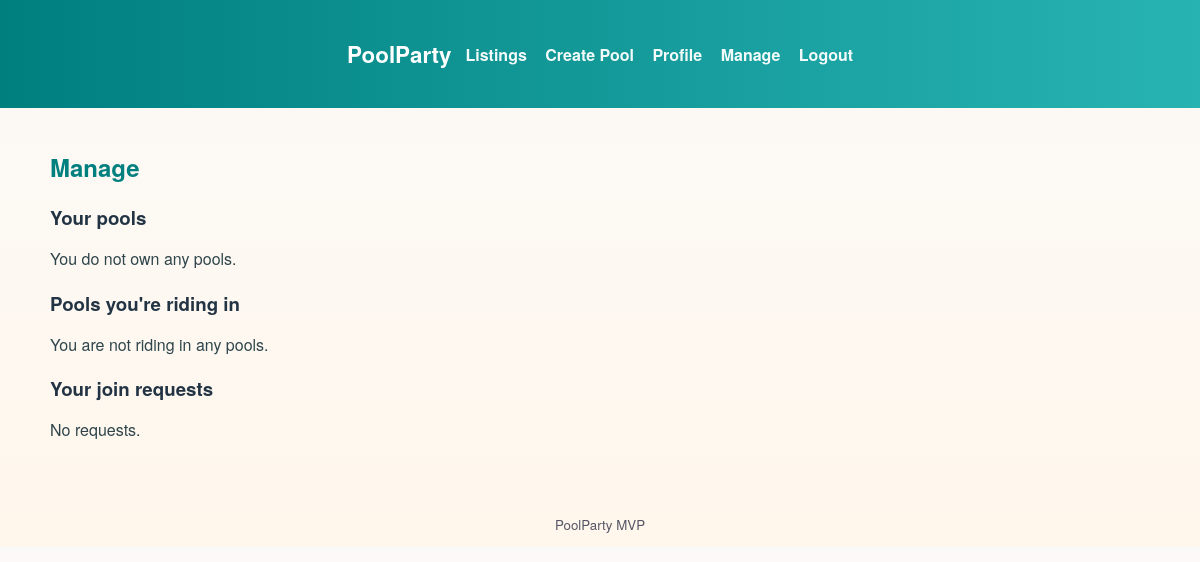
The app's page /manage (signed in), older data.
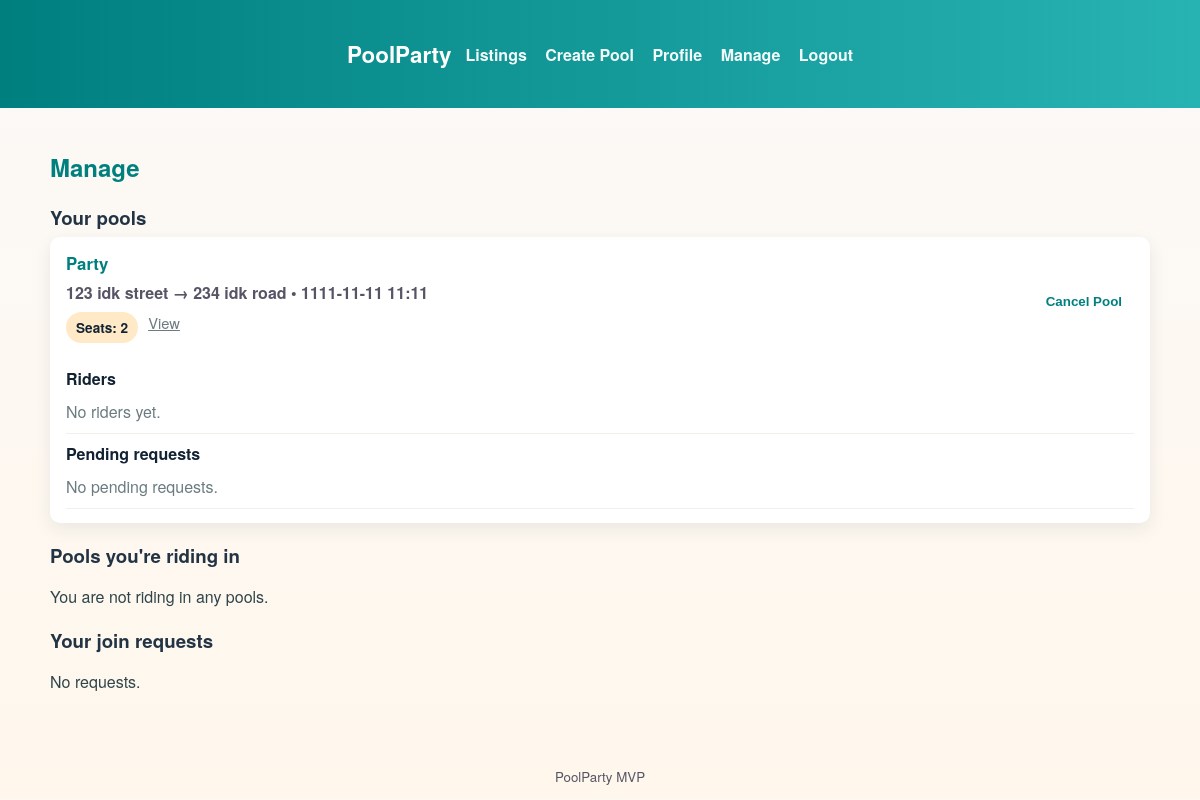
The same page, newer data.
### app/models.py (models this page shows, shortened)
class Pool(db.Model):
    id = db.Column(db.Integer, primary_key=True)
    title = db.Column(db.String(140), nullable=False)
    origin = db.Column(db.String(140), nullable=False)
    destination = db.Column(db.String(140), nullable=False)
    depart_time = db.Column(db.DateTime, nullable=True)
    seats = db.Column(db.Integer, default=1)
    description = db.Column(db.Text)
    cancelled = db.Column(db.Boolean, default=False)
    created_at = db.Column(db.DateTime, default=datetime.utcnow)
    owner_id = db.Column(db.Integer, db.ForeignKey('user.id'))
    join_requests = db.relationship('JoinRequest', backref='pool', lazy='dynamic')
    rides = db.relationship('Ride', backref='pool', lazy='dynamic')

### app/main.py (the view, shortened to what this page needs)
@main_bp.route('/manage')
@login_required
def manage():
    try:
        owned_pools = Pool.query.filter_by(owner_id=current_user.id, cancelled=False).all()
    except Exception:
        owned_pools = Pool.query.filter_by(owner_id=current_user.id).all()
    my_rides = Ride.query.filter_by(user_id=current_user.id).join(Pool).filter(Pool.owner_id != current_user.id).all()
    raw_requests = JoinRequest.query.filter_by(user_id=current_user.id, status='pending').all()
    my_requests = []
    owner_raw_requests = JoinRequest.query.join(Pool).filter(Pool.owner_id == current_user.id, JoinRequest.status == 'pending').all()
    owner_requests = []
    for jr in owner_raw_requests:
        pool = jr.pool
        if hasattr(pool, 'cancelled') and pool.cancelled:
            continue
        owner_requests.append(jr)
    owner_pools_info = []
    for p in owned_pools:
        rides = Ride.query.filter_by(pool_id=p.id).all()
        riders = []
        for r in rides:
            u = User.query.get(r.user_id)
            if u:
                riders.append({'user': u, 'ride': r})
        reqs = [jr for jr in owner_requests if jr.pool_id == p.id]
        owner_pools_info.append({'pool': p, 'riders': riders, 'requests': reqs})
    return render_template('manage.html', owned_pools=owned_pools, my_requests=my_requests, my_rides=my_rides, owner_requests=owner_requests, owner_pools_info=owner_pools_info)

### app/models.py (called while the page is built)
@login_manager.user_loader
def load_user(user_id):
    return User.query.get(int(user_id))

### app/templates/manage.html
{% extends 'base.html' %}
{% block content %}
  <h2>Manage</h2>
  <h3>Your pools</h3>
  {% if owner_pools_info %}
    <div class="listings-grid">
      {% for info in owner_pools_info %}
        {% set p = info.pool %}
        <div class="card">
          <div class="card-body">
            <div style="display:flex;justify-content:space-between;align-items:center;margin-bottom:8px;">
              <div>
                <div class="card-title">{{ p.title }}</div>
                <div class="card-route">{{ p.origin }} → {{ p.destination }} {% if p.depart_time %}• {{ p.depart_time.strftime('%Y-%m-%d %H:%M') }}{% endif %}</div>
                <div class="card-meta">
                  <span class="pill">Seats: {{ p.seats }}</span>
                  <a href="{{ url_for('main.pool_detail', pool_id=p.id) }}" class="muted">View</a>
                </div>
              </div>
              <div>
                <form method="post" action="{{ url_for('main.cancel_pool', pool_id=p.id) }}" style="display:inline">
                  <button type="submit" class="btn secondary">Cancel Pool</button>
                </form>
              </div>
            </div>
            <div style="margin-top:6px;">
              <strong>Riders</strong>
              <ul>
                {% if info.riders %}
                  {% for item in info.riders %}
                    <li>{{ item.user.username }} {% if item.ride.status != 'cancelled' %} — {{ item.ride.status }}{% else %} — <em>cancelled</em>{% endif %}
                      <form method="post" action="{{ url_for('main.remove_rider', pool_id=p.id, user_id=item.user.id) }}" style="display:inline;margin-left:8px;">
                        <button type="submit" class="btn secondary">Remove</button>
                      </form>
                    </li>
                  {% endfor %}
                {% else %}
                  <li class="muted">No riders yet.</li>
                {% endif %}
              </ul>
            </div>
            <div style="margin-top:8px;">
              <strong>Pending requests</strong>
              <ul>
                {% if info.requests %}
                  {% for jr in info.requests %}
                    <li>
                      <div style="display:flex;justify-content:space-between;align-items:center;gap:10px;">
                        <div>
                          <div><strong>{{ jr.requester.username }}</strong> <span class="muted">({{ jr.requester.email }})</span></div>
                          {% if jr.message %}
                            <div class="muted">"{{ jr.message }}"</div>
                          {% endif %}
                        </div>
                        <div style="white-space:nowrap;">
                          <a href="{{ url_for('main.handle_request', req_id=jr.id, action='accept') }}" class="btn">Accept</a>
                          <a href="{{ url_for('main.handle_request', req_id=jr.id, action='reject') }}" class="btn secondary">Reject</a>
                        </div>
                      </div>
                    </li>
                  {% endfor %}
                {% else %}
                  <li class="muted">No pending requests.</li>
                {% endif %}
              </ul>
            </div>
          </div>
        </div>
      {% endfor %}
    </div>
  {% else %}
    <p>You do not own any pools.</p>
  {% endif %}
  <h3>Pools you're riding in</h3>
  {% if my_rides %}
    <div class="listings-grid">
      {% for ride in my_rides %}
        <div class="card">
          <div class="card-body">
            <div class="card-title">{{ ride.pool.title }}</div>
            <div class="card-route">{{ ride.pool.origin }} → {{ ride.pool.destination }}</div>
            <div style="margin-top:8px;display:flex;gap:8px;align-items:center;">
              <a href="{{ url_for('main.pool_detail', pool_id=ride.pool.id) }}" class="btn">View</a>
              <form method="post" action="{{ url_for('main.leave_pool', pool_id=ride.pool.id) }}" style="display:inline">
                <button type="submit" class="btn secondary">Leave</button>
              </form>
            </div>
          </div>
        </div>
      {% endfor %}
    </div>
  {% else %}
    <p>You are not riding in any pools.</p>
  {% endif %}
  <h3>Your join requests</h3>
  {% if my_requests %}
    <div class="listings-grid">
      {% for r in my_requests %}
        <div class="card">
          <div class="card-body">
            <div style="display:flex;justify-content:space-between;align-items:center;">
              <div>
                <div class="card-title">{{ r.pool.title }}</div>
                <div class="card-route">{{ r.pool.origin }} → {{ r.pool.destination }}</div>
                <div class="muted">requested on {{ r.created_at.strftime('%Y-%m-%d') }}</div>
                {% if r.message %}
                  <div style="margin-top:6px;" class="muted">"{{ r.message }}"</div>
                {% endif %}
              </div>
              <div style="white-space:nowrap;display:flex;gap:8px;align-items:center;">
                <a href="{{ url_for('main.pool_detail', pool_id=r.pool.id) }}" class="btn">View</a>
                <form method="post" action="{{ url_for('main.cancel_request', req_id=r.id) }}" style="display:inline">
                  <button type="submit" class="btn secondary">Cancel</button>
                </form>
              </div>
            </div>
          </div>
        </div>
      {% endfor %}
    </div>
  {% else %}
    <p>No requests.</p>
  {% endif %}
{% endblock %}

Row changes from the older to the newer data that the page shows:
added Pool: title "Party", origin "123 idk street", destination "234 idk road", depart_time "1111-11-11 11:11", seats "2"
Text that changed along with them:
new list line: "→ • Seats: View Cancel Pool Riders No riders yet. Pending requests No pending requests."
text no longer shown: "You do not own any pools."
